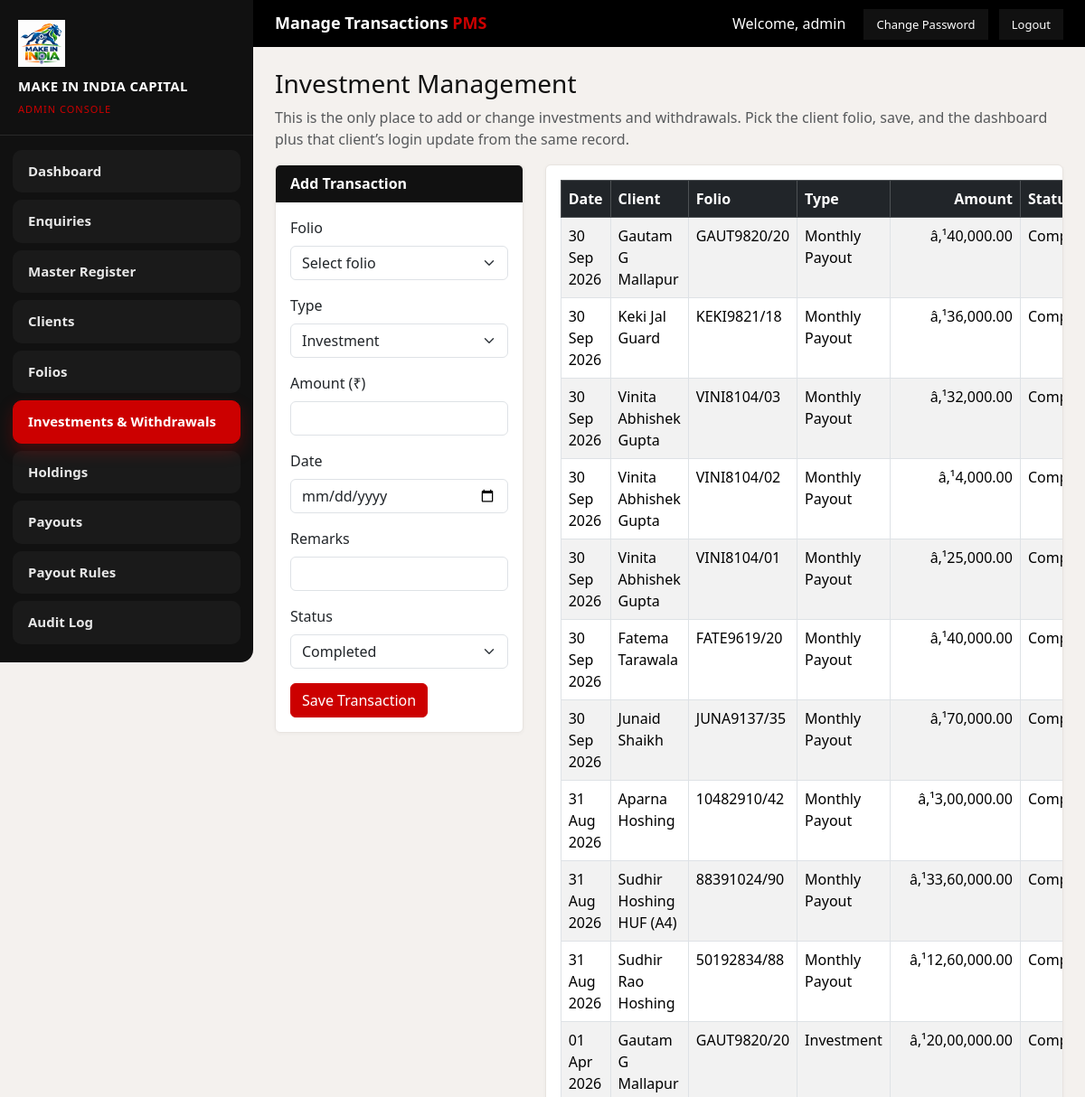
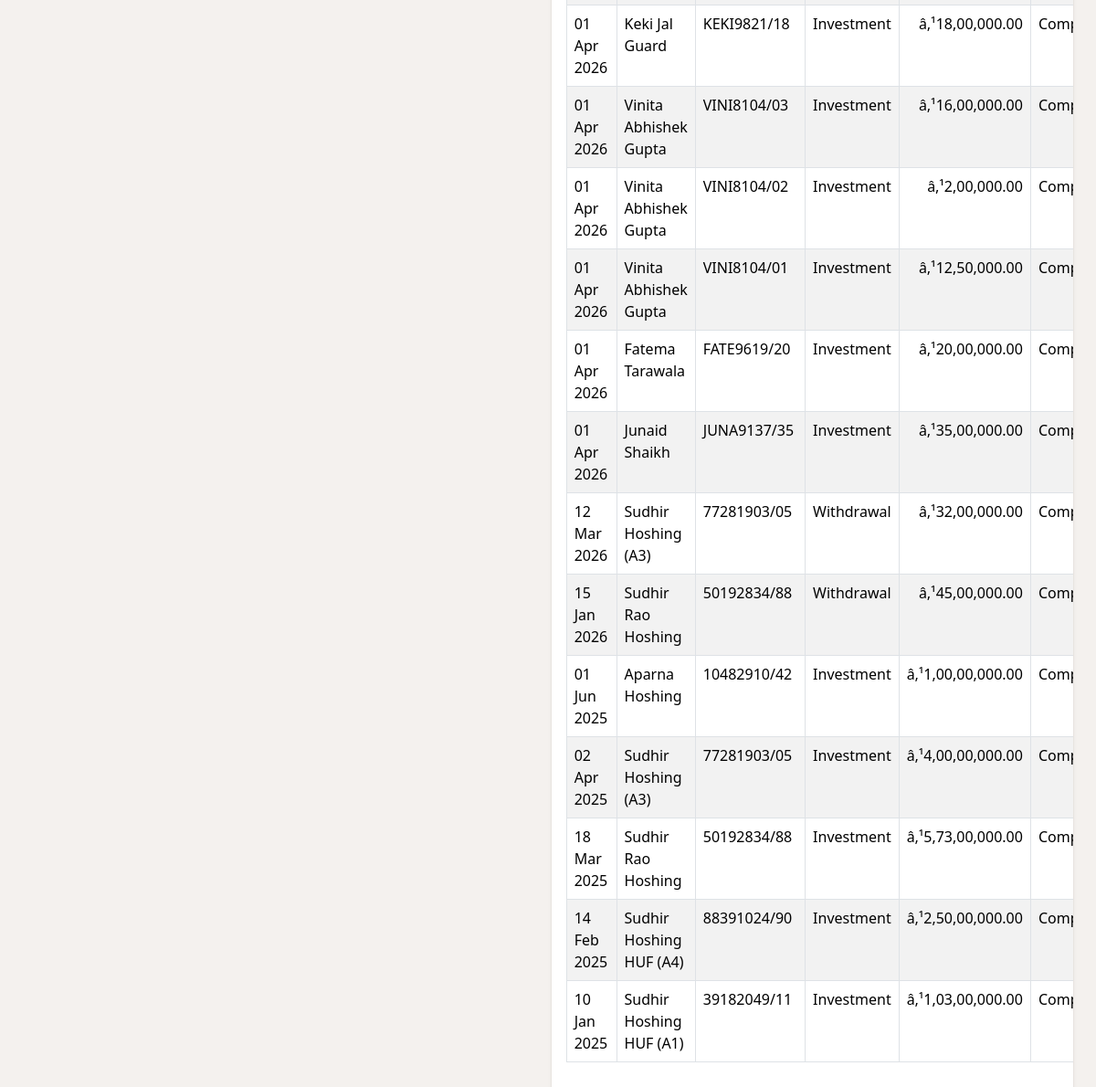
The page /admin_transactions.php (signed in) on the database as committed earlier (2 pictures, top to bottom).
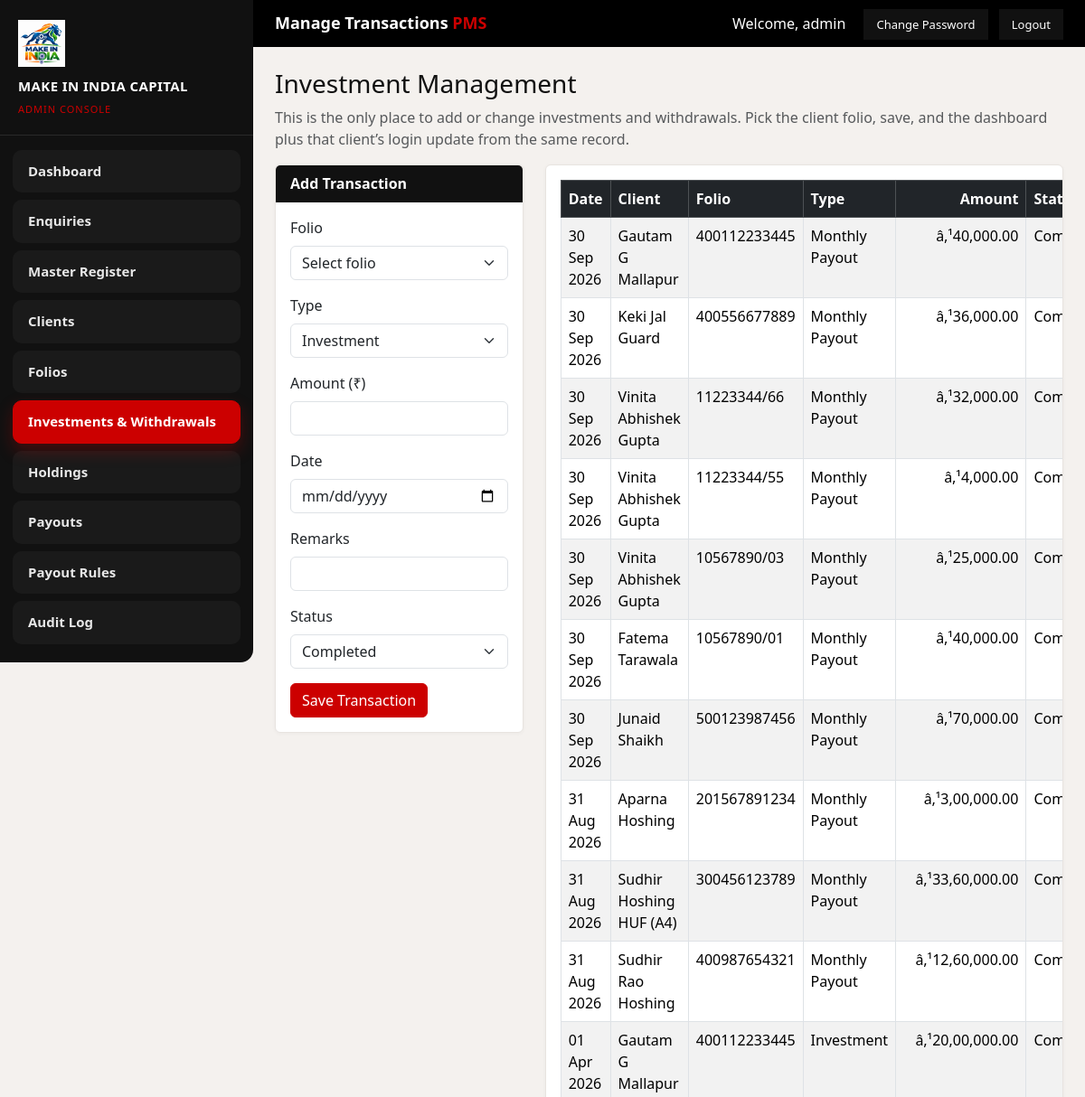
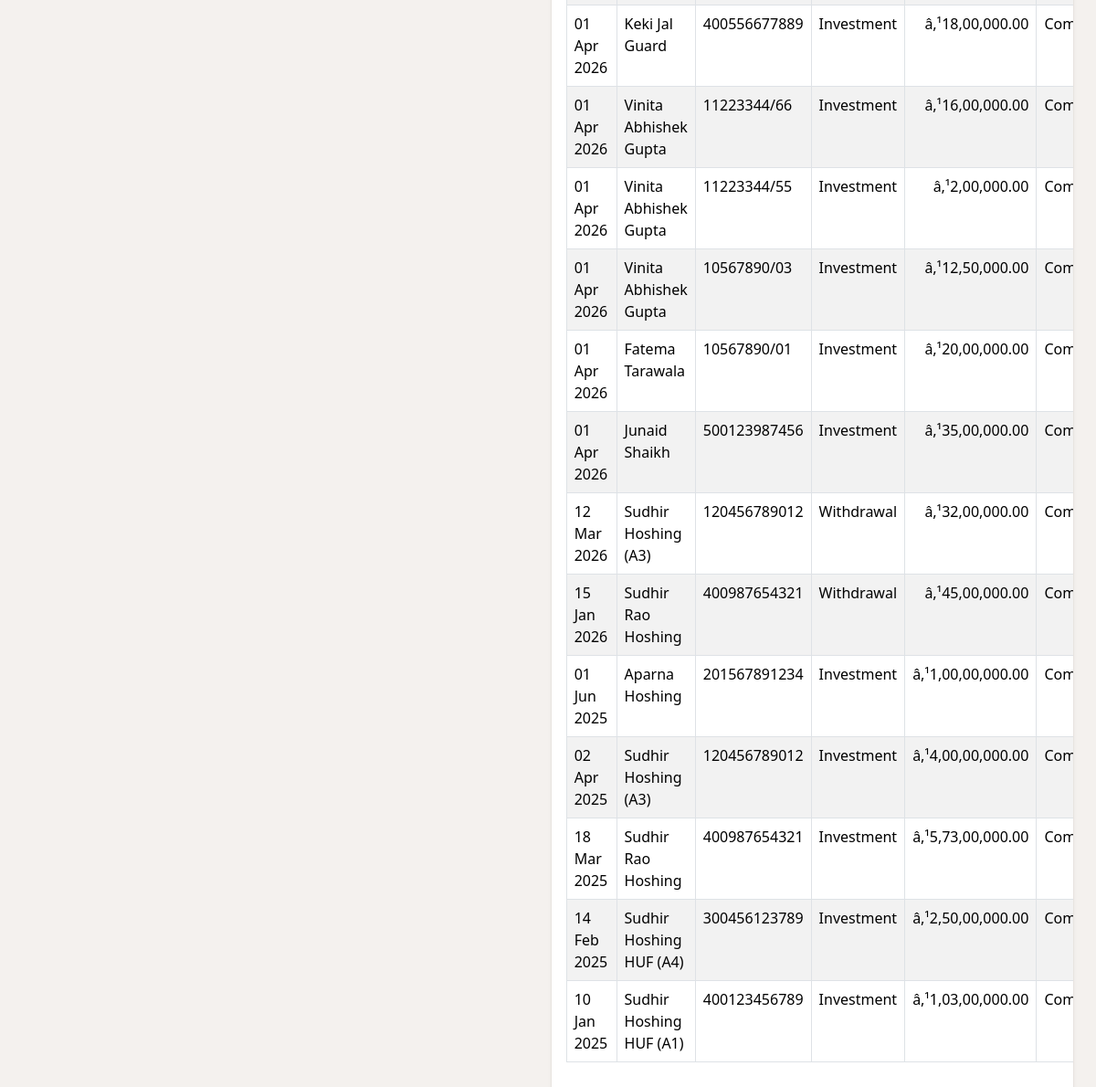
The same page on the database as committed later (2 pictures, top to bottom).
### tables this page shows
CREATE TABLE `pms_transactions` (
  `id` int(11) NOT NULL AUTO_INCREMENT,
  `client_id` int(11) NOT NULL,
  `folio_id` int(11) NOT NULL,
  `transaction_type` varchar(50) NOT NULL,
  `amount` decimal(18,2) NOT NULL,
  `transaction_date` date NOT NULL,
  `remarks` varchar(255) DEFAULT NULL,
  `status` varchar(30) NOT NULL DEFAULT 'Completed',
  `created_by` varchar(100) DEFAULT NULL,
  `created_at` datetime NOT NULL DEFAULT current_timestamp(),
  PRIMARY KEY (`id`),
  KEY `idx_pms_txn_client` (`client_id`),
  KEY `idx_pms_txn_folio` (`folio_id`)
);

CREATE TABLE `pms_folios` (
  `id` int(11) NOT NULL AUTO_INCREMENT,
  `client_id` int(11) NOT NULL,
  `folio_number` varchar(50) NOT NULL,
  `account_name` varchar(150) NOT NULL,
  `account_type` varchar(80) NOT NULL DEFAULT 'Individual',
  `status` varchar(50) NOT NULL DEFAULT 'Active',
  `investment_start_date` date DEFAULT NULL,
  `performance_remark` text DEFAULT NULL,
  `created_at` datetime NOT NULL DEFAULT current_timestamp(),
  PRIMARY KEY (`id`),
  UNIQUE KEY `unique_pms_folio_number` (`folio_number`),
  KEY `idx_pms_folio_client` (`client_id`)
);

CREATE TABLE `pms_clients` (
  `id` int(11) NOT NULL AUTO_INCREMENT,
  `name` varchar(150) NOT NULL,
  `email` varchar(150) NOT NULL,
  `mobile` varchar(20) NOT NULL,
  `login_password` varchar(100) NOT NULL DEFAULT 'Pms@1234',
  `must_change_password` tinyint(1) NOT NULL DEFAULT 1,
  `status` varchar(80) NOT NULL DEFAULT 'Active & Verified',
  `is_active` tinyint(1) NOT NULL DEFAULT 1,
  `created_at` datetime NOT NULL DEFAULT current_timestamp(),
  PRIMARY KEY (`id`),
  UNIQUE KEY `unique_pms_client_email` (`email`),
  UNIQUE KEY `unique_pms_client_mobile` (`mobile`)
);

### includes/pms_init.php (called while the page is built, shortened)
<?php
function pms_inr($amount)
{
    $amount = (float) $amount;
    $negative = $amount < 0;
    $amount = abs($amount);
    $formatted = number_format($amount, 2, '.', '');
    $parts = explode('.', $formatted);
    $int = $parts[0];
    $dec = isset($parts[1]) ? $parts[1] : '00';
    $last3 = substr($int, -3);
    $rest = substr($int, 0, -3);
    if ($rest !== '') {
        $rest = preg_replace('/\B(?=(\d{2})+(?!\d))/', ',', $rest);
        $int = $rest . ',' . $last3;
    }
    return ($negative ? '-' : '') . 'â‚¹' . $int . '.' . $dec;
}
function pms_h($value)
{
    return htmlspecialchars((string) $value, ENT_QUOTES, 'UTF-8');
}
function pms_date($date)
{
    $ts = strtotime($date);
    return $ts ? date('d M Y', $ts) : 'â€”';
}

### admin_transactions.php (the view, shortened to what the changed rows need)
<?php
require_once __DIR__ . '/includes/pms_init.php';
$transactions = array();
$result = $mysqli->query('SELECT t.*, c.name AS client_name, f.folio_number
    FROM pms_transactions t
    INNER JOIN pms_clients c ON c.id = t.client_id
    INNER JOIN pms_folios f ON f.id = t.folio_id
    ORDER BY t.transaction_date DESC, t.id DESC
    LIMIT 200');
if ($result) {
    while ($row = $result->fetch_assoc()) {
        $transactions[] = $row;
    }
}
require __DIR__ . '/includes/pms_admin_header.php';
?>
<div class="row">
    <div class="col-lg-8">
        <div class="card">
            <div class="card-body table-responsive">
                <table class="table table-bordered table-striped">
                    <thead class="table-dark">
                        <tr>
                            <th>Date</th>
                            <th>Client</th>
                            <th>Folio</th>
                            <th>Type</th>
                            <th class="text-end">Amount</th>
                            <th>Status</th>
                        </tr>
                    </thead>
                    <tbody>
                    <?php foreach ($transactions as $row): ?>
                        <tr>
                            <td><?= pms_h(pms_date($row['transaction_date'])) ?></td>
                            <td><?= pms_h($row['client_name']) ?></td>
                            <td><?= pms_h($row['folio_number']) ?></td>
                            <td><?= pms_h($row['transaction_type']) ?></td>
                            <td class="text-end"><?= pms_h(pms_inr($row['amount'])) ?></td>
                            <td><?= pms_h($row['status']) ?></td>
                        </tr>
                    <?php endforeach; ?>
                    </tbody>
                </table>
            </div>
        </div>
    </div>
</div>
<?php require __DIR__ . '/includes/pms_admin_footer.php'; ?>

Rows that differ between the two databases and show on the page:
changed through a linked row, pms_transactions (number 1 of 24 on the later page): pms_folios.folio_number "GAUT9820/20" → "400112233445"
changed through a linked row, pms_transactions (number 2 of 24 on the later page): pms_folios.folio_number "KEKI9821/18" → "400556677889"
changed through a linked row, pms_transactions (number 3 of 24 on the later page): pms_folios.folio_number "VINI8104/03" → "11223344/66"
changed through a linked row, pms_transactions (number 4 of 24 on the later page): pms_folios.folio_number "VINI8104/02" → "11223344/55"
changed through a linked row, pms_transactions (number 5 of 24 on the later page): pms_folios.folio_number "VINI8104/01" → "10567890/03"
changed through a linked row, pms_transactions (number 6 of 24 on the later page): pms_folios.folio_number "FATE9619/20" → "10567890/01"
changed through a linked row, pms_transactions (number 7 of 24 on the later page): pms_folios.folio_number "JUNA9137/35" → "500123987456"
changed through a linked row, pms_transactions (number 8 of 24 on the later page): pms_folios.folio_number "10482910/42" → "201567891234"
changed through a linked row, pms_transactions (number 9 of 24 on the later page): pms_folios.folio_number "88391024/90" → "300456123789"
changed through a linked row, pms_transactions (number 10 of 24 on the later page): pms_folios.folio_number "50192834/88" → "400987654321"
changed through a linked row, pms_transactions (number 11 of 24 on the later page): pms_folios.folio_number "GAUT9820/20" → "400112233445"
changed through a linked row, pms_transactions (number 12 of 24 on the later page): pms_folios.folio_number "KEKI9821/18" → "400556677889"
changed through a linked row, pms_transactions (number 13 of 24 on the later page): pms_folios.folio_number "VINI8104/03" → "11223344/66"
changed through a linked row, pms_transactions (number 14 of 24 on the later page): pms_folios.folio_number "VINI8104/02" → "11223344/55"
changed through a linked row, pms_transactions (number 15 of 24 on the later page): pms_folios.folio_number "VINI8104/01" → "10567890/03"
changed through a linked row, pms_transactions (number 16 of 24 on the later page): pms_folios.folio_number "FATE9619/20" → "10567890/01"
changed through a linked row, pms_transactions (number 17 of 24 on the later page): pms_folios.folio_number "JUNA9137/35" → "500123987456"
changed through a linked row, pms_transactions "12 Mar 2026": pms_folios.folio_number "77281903/05" → "120456789012"
changed through a linked row, pms_transactions "15 Jan 2026": pms_folios.folio_number "50192834/88" → "400987654321"
changed through a linked row, pms_transactions "01 Jun 2025": pms_folios.folio_number "10482910/42" → "201567891234"
changed through a linked row, pms_transactions "02 Apr 2025": pms_folios.folio_number "77281903/05" → "120456789012"
changed through a linked row, pms_transactions "18 Mar 2025": pms_folios.folio_number "50192834/88" → "400987654321"
changed through a linked row, pms_transactions "14 Feb 2025": pms_folios.folio_number "88391024/90" → "300456123789"
changed through a linked row, pms_transactions "10 Jan 2025": pms_folios.folio_number "39182049/11" → "400123456789"
